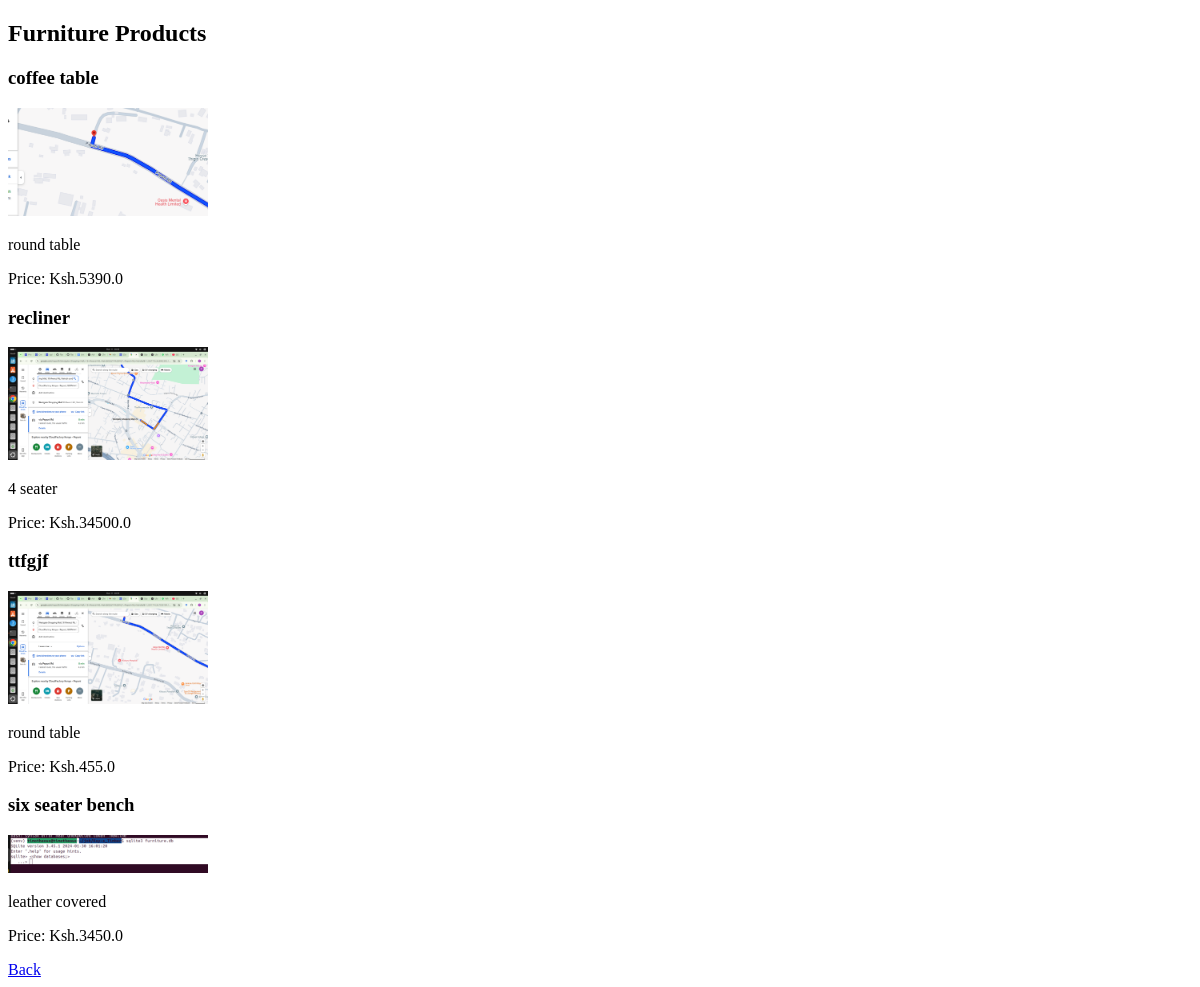
/products, run on an earlier commit of the app's database.
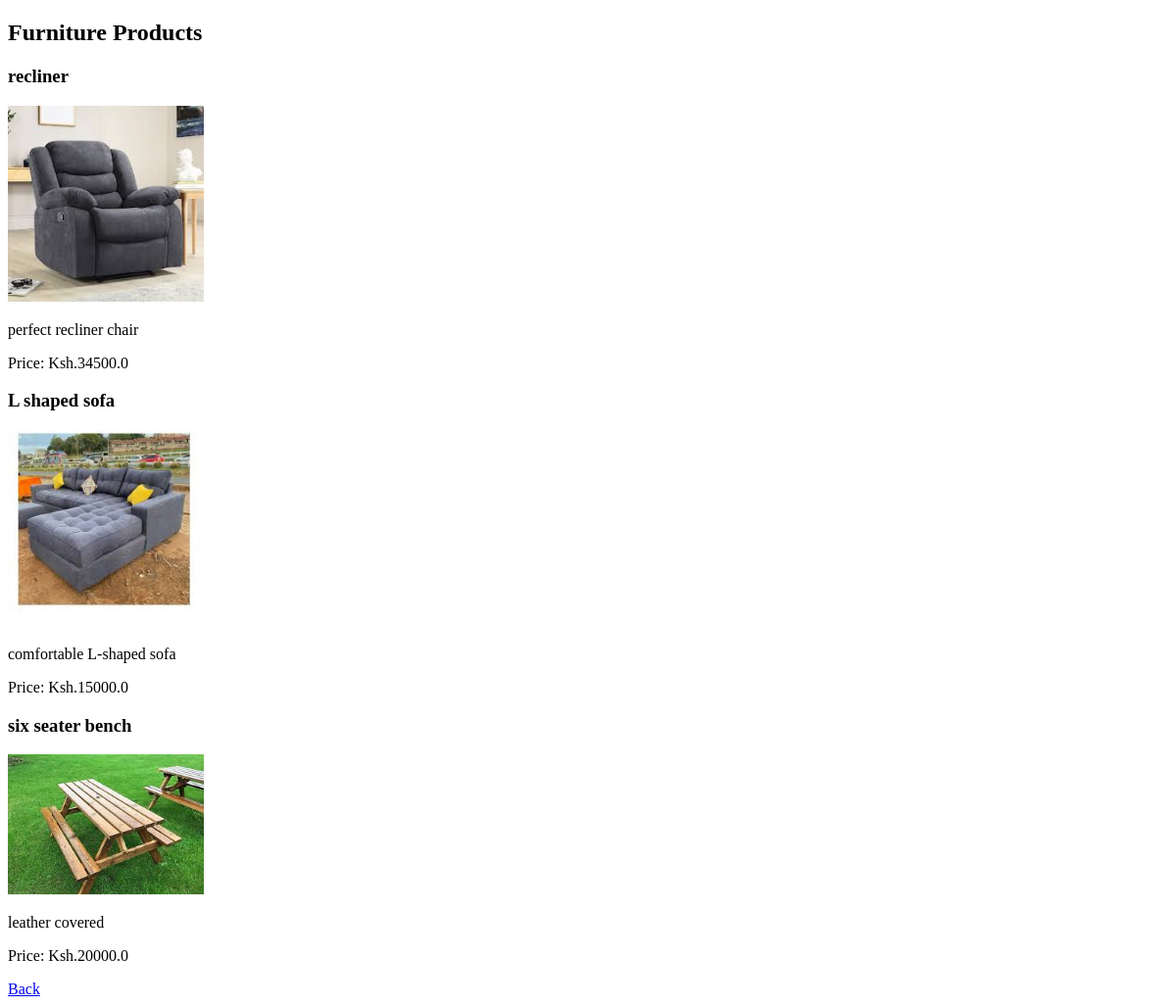
And on a later commit of the database.
### app.py (models this page shows)
class Furniture(db.Model):
    id = db.Column(db.Integer, primary_key=True)
    name = db.Column(db.String(100), nullable=False)
    description = db.Column(db.String(255), nullable=False)
    price = db.Column(db.Float, nullable=False)
    image_filename = db.Column(db.String(255), nullable=False)

### app.py (the view)
@app.route("/products")
def display_products():
    products = Furniture.query.all()
    return render_template("products.html", products=products)

### templates/products.html (shortened to what this page needs)
<!DOCTYPE html>
<html lang="en">
<head>
</head>
<body>
    <h2>Furniture Products</h2>
    {% for product in products %}
        <div>
            <h3>{{ product.name }}</h3>
            <img src="{{ url_for('static', filename='images/' + product.image_filename) }}" width="200">
            <p>{{ product.description }}</p>
            <p>Price:   Ksh.{{ product.price }}</p>
        </div>
    {% endfor %}
    <a href="/admin">Back</a>
    <br>
</body>
</html>

What changed in the data, as far as the page shows it:
removed Furniture: name "coffee table", image_filename (picture), description "round table", price "5390.0"
removed Furniture: name "ttfgjf", image_filename (picture), description "round table", price "455.0"
changed Furniture "recliner": image_filename: a different picture; description "4 seater" → "perfect recliner chair"
added Furniture: name "L shaped sofa", image_filename (picture), description "comfortable L-shaped sofa", price "15000.0"
changed Furniture "six seater bench": image_filename: a different picture; price "3450.0" → "20000.0"
